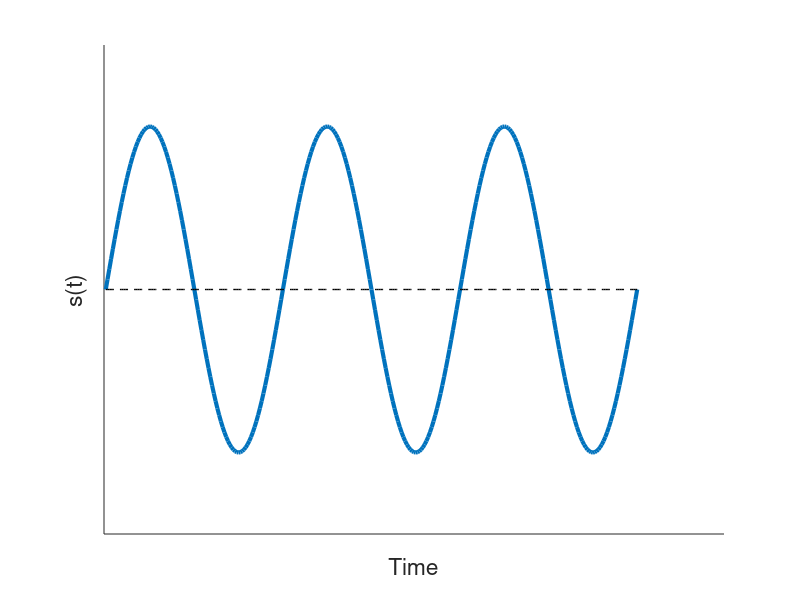
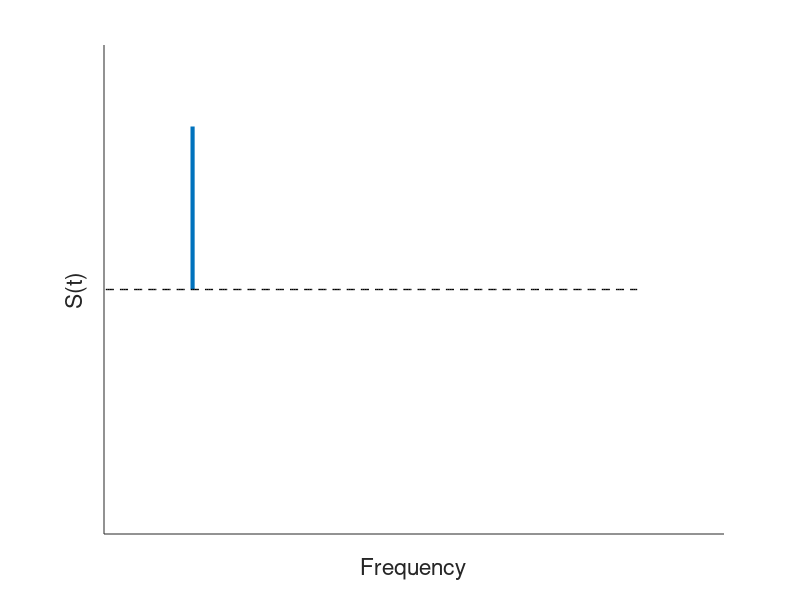
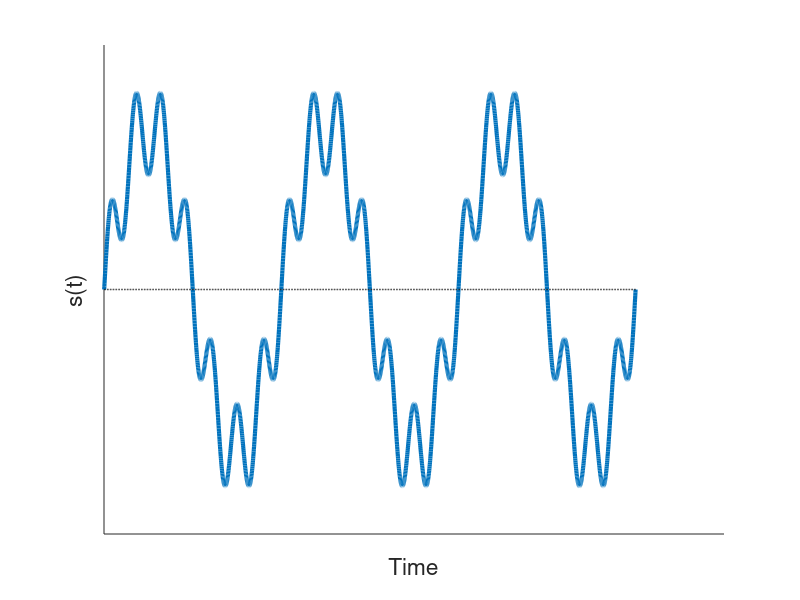
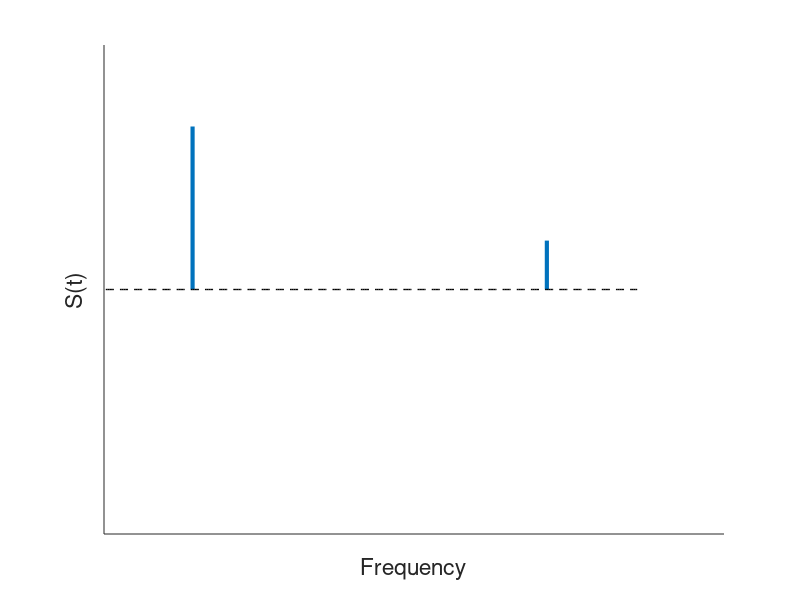

The MATLAB script that drew these images, in order:
tvec = 0:0.01:3
S=sin(2*pi*tvec);

figure
plot(S,'LineWidth',3)
hold on
plot(S*0,'--k','LineWidth',1)
ylim([-1.5 1.5])
box off
set(gca,'FontSize',15)
xlabel('Time')
set(gca,'XTick',[])
set(gca,'YTick',[])
ylabel('s(t)')
%%

tvec = 0:0.01:3
S=sin(2*pi*tvec);

figure
plot([50 50],[0 1],'LineWidth',3)
hold on
plot(S*0,'--k','LineWidth',1)
ylim([-1.5 1.5])
box off
set(gca,'FontSize',15)
xlabel('Frequency')
ylabel('S(t)')
set(gca,'XTick',[])
set(gca,'YTick',[])
%%
tvec = 0:0.001:3
S=sin(2*pi*tvec)+.3*sin(2*pi*7*tvec);

figure
plot(S,'LineWidth',3)
hold on
plot(S*0,'--k','LineWidth',1)
ylim([-1.5 1.5])
box off
set(gca,'FontSize',15)
xlabel('Time')
set(gca,'XTick',[])
set(gca,'YTick',[])
ylabel('s(t)')
%%

tvec = 0:0.01:3
S=sin(2*pi*tvec);

figure
plot([50 50],[0 1],'LineWidth',3)
hold on
plot([50 50]*5,[0 1]*.3,'LineWidth',3,'Color',[0, 0.4470, 0.7410])
plot(S*0,'--k','LineWidth',1)
ylim([-1.5 1.5])
box off
set(gca,'FontSize',15)
xlabel('Frequency')
ylabel('S(t)')
set(gca,'XTick',[])
set(gca,'YTick',[])

%%
image1 = zeros(50,250);
for i=1:250
    image1(:,i) = sin(2*pi*i/50);
end
figure
imagesc(image1)
colormap(bone)
axis off
box off

%%
image1 = zeros(50,250);
for i=1:250
    image1(:,i) = sin(2*pi*i/50)+.7*sin(2*pi*i/7);
end
figure
imagesc(image1)
colormap(bone)
axis off
box off


%%
image1 = meshgrid(250,250);
[xs ys] = meshgrid(1:250);

image1 = sin(2*pi*(xs+ys)/50);

figure
imagesc(image1)
colormap(bone)
axis off
box off
%%
tvec = 0:0.01:3
S=.1*sin(2*pi*tvec*randn(1,1)*500)+sin(2*pi*tvec/randn(1,1)*8)+randn(1,length(tvec))-0.5;

figure
plot(S,'LineWidth',3)
hold on
plot(S*0,'--k','LineWidth',1)
%ylim([-1.5 1.5])
box off
set(gca,'FontSize',15)
xlabel('Time')
set(gca,'XTick',[])
set(gca,'YTick',[])
ylabel('s(t)')

%% Guess until you hit

tvec = 0:0.01:3
count=1;
figure
for i=1:5
    S=sin(2*pi*tvec*2);
    T =sin(2*pi*tvec*i);

    subplot(5,4,count)
    plot(S,'LineWidth',3,'Color',[0, 0.4470, 0.7410])
    hold on
    plot(S*0,'--k','LineWidth',1)
    ylim([-1.5 1.5])
    box off
    set(gca,'FontSize',15)
    xlabel('Time')
    set(gca,'XTick',[])
    set(gca,'YTick',[])
    ylabel('s(t)')

    count=count+1;
    subplot(5,4,count)
    plot(T,'LineWidth',3,'Color',[0.8500, 0.3250, 0.0980])
    hold on
    plot(S*0,'--k','LineWidth',1)
    ylim([-1.5 1.5])
    box off
    set(gca,'FontSize',15)
    xlabel('Time')
    set(gca,'XTick',[])
    set(gca,'YTick',[])
    %  ylabel('s(t)')
    count=count+1;


    subplot(5,4,count)
    plot(S.*T,'LineWidth',3,'Color',[0.9290, 0.6940, 0.1250])
    hold on
    plot(S*0,'--k','LineWidth',1)
    ylim([-1.5 1.5])
    box off
    set(gca,'FontSize',15)
    xlabel('Time')
    set(gca,'XTick',[])
    set(gca,'YTick',[])
    %  ylabel('s(t)')
    count=count+1;

    subplot(5,4,count)
    plot(cumsum(S.*T),'LineWidth',3,'Color',[0.4940, 0.1840, 0.5560])
    hold on
    plot(S*0,'--k','LineWidth',1)
    %ylim([-1.5 1.5])
    box off
    set(gca,'FontSize',15)
    xlabel('Time')
    set(gca,'XTick',[])
    set(gca,'YTick',[])
    % ylabel('s(t)')
    count=count+1;
end

figure
plot(S,'LineWidth',3)
hold on
plot(S*0,'--k','LineWidth',1)
%ylim([-1.5 1.5])
box off
set(gca,'FontSize',15)
xlabel('Time')
set(gca,'XTick',[])
set(gca,'YTick',[])
ylabel('s(t)')
%% Guess until you hit

tvec = 0:0.01:3
count=1;
figure
for i=1:5
    S=.5*sin(2*pi*tvec*2)+.5*sin(2*pi*tvec*3);
    T =sin(2*pi*tvec*i);

    subplot(5,4,count)
    plot(S,'LineWidth',3,'Color',[0, 0.4470, 0.7410])
    hold on
    plot(S*0,'--k','LineWidth',1)
    ylim([-1.5 1.5])
    box off
    set(gca,'FontSize',15)
    xlabel('Time')
    set(gca,'XTick',[])
    set(gca,'YTick',[])
    ylabel('s(t)')

    count=count+1;
    subplot(5,4,count)
    plot(T,'LineWidth',3,'Color',[0.8500, 0.3250, 0.0980])
    hold on
    plot(S*0,'--k','LineWidth',1)
    ylim([-1.5 1.5])
    box off
    set(gca,'FontSize',15)
    xlabel('Time')
    set(gca,'XTick',[])
    set(gca,'YTick',[])
    %  ylabel('s(t)')
    count=count+1;


    subplot(5,4,count)
    plot(S.*T,'LineWidth',3,'Color',[0.9290, 0.6940, 0.1250])
    hold on
    plot(S*0,'--k','LineWidth',1)
    ylim([-1.5 1.5])
    box off
    set(gca,'FontSize',15)
    xlabel('Time')
    set(gca,'XTick',[])
    set(gca,'YTick',[])
    %  ylabel('s(t)')
    count=count+1;

    subplot(5,4,count)
    plot(cumsum(S.*T),'LineWidth',3,'Color',[0.4940, 0.1840, 0.5560])
    hold on
    plot(S*0,'--k','LineWidth',1)
    %ylim([-1.5 1.5])
    box off
    set(gca,'FontSize',15)
    xlabel('Time')
    set(gca,'XTick',[])
    set(gca,'YTick',[])
    % ylabel('s(t)')
    count=count+1;
end


figure
plot(S,'LineWidth',3)
hold on
plot(S*0,'--k','LineWidth',1)
%ylim([-1.5 1.5])
box off
set(gca,'FontSize',15)
xlabel('Time')
set(gca,'XTick',[])
set(gca,'YTick',[])
ylabel('s(t)')
%% Guess until you hit

tvec = 0:0.01:3
count=1;
figure
I = 10
for i=1:I
    S=.2*sin(2*pi*tvec*2)+.2*sin(2*pi*tvec*3)+.4*sin(2*pi*tvec*9)+.4*sin(2*pi*tvec*7);
    T =sin(2*pi*tvec*i);

    subplot(I,4,count)
    plot(S,'LineWidth',3,'Color',[0, 0.4470, 0.7410])
    hold on
    plot(S*0,'--k','LineWidth',1)
    ylim([-1.5 1.5])
    box off
    set(gca,'FontSize',15)
    xlabel('Time')
    set(gca,'XTick',[])
    set(gca,'YTick',[])
    ylabel('s(t)')

    count=count+1;
    subplot(I,4,count)
    plot(T,'LineWidth',3,'Color',[0.8500, 0.3250, 0.0980])
    hold on
    plot(S*0,'--k','LineWidth',1)
    ylim([-1.5 1.5])
    box off
    set(gca,'FontSize',15)
    xlabel('Time')
    set(gca,'XTick',[])
    set(gca,'YTick',[])
    %  ylabel('s(t)')
    count=count+1;


    subplot(I,4,count)
    plot(S.*T,'LineWidth',3,'Color',[0.9290, 0.6940, 0.1250])
    hold on
    plot(S*0,'--k','LineWidth',1)
    ylim([-1.5 1.5])
    box off
    set(gca,'FontSize',15)
    xlabel('Time')
    set(gca,'XTick',[])
    set(gca,'YTick',[])
    %  ylabel('s(t)')
    count=count+1;

    subplot(I,4,count)
    plot(cumsum(S.*T)/sum(S.*T),'LineWidth',3,'Color',[0.4940, 0.1840, 0.5560])
    hold on
    plot(S*0,'--k','LineWidth',1)
    %ylim([-1.5 1.5])
    box off
    set(gca,'FontSize',15)
    xlabel('Time')
    set(gca,'XTick',[])
    set(gca,'YTick',[])
    % ylabel('s(t)')
    count=count+1;
end


figure
plot(S,'LineWidth',3)
hold on
plot(S*0,'--k','LineWidth',1)
%ylim([-1.5 1.5])
box off
set(gca,'FontSize',15)
xlabel('Time')
set(gca,'XTick',[])
set(gca,'YTick',[])
ylabel('s(t)')

%%
tvec = 0:0.01:3;
S = sin(2*pi*tvec*2);
s = fftshift(fft(S));
figure
subplot(1,2,1)
plot(S,'LineWidth',3)
hold on
plot(S*0,'--k','LineWidth',1)
ylim([-1.5 1.5])
box off
set(gca,'FontSize',15)
xlabel('Time')
set(gca,'XTick',[])
set(gca,'YTick',[])
ylabel('s(t)')
pbaspect([2 1 1])
subplot(1,2,2)

%plot(abs(s),'LineWidth',3)
plot([50 50],[0 1],'LineWidth',3)
hold on
plot(S*0,'--k','LineWidth',1)
ylim([-1.5 1.5])
box off
set(gca,'FontSize',15)
xlabel('Frequency')
set(gca,'XTick',[])
set(gca,'YTick',[])
ylabel('S(f)')
pbaspect([2 1 1])


%%
tvec = 0:0.01:3;
for i=5
   
    switch i
        case 1
            S = exp(-tvec*2)
            s = fftshift(fft(S));
        case 2
            
            S = gaussmf(tvec,[.06 1.5])
            s = fftshift(fft(S));
        case 3
            
            S = [zeros(1,25) ones(1,25) zeros(1,25) ]
            
            s = fftshift(fft(S));
        case 4
            
            S = ifftshift(ifft([zeros(1,25) ones(1,25) zeros(1,25) ]))
            
            s = (fft(S));
        case 5
            
            S = ifftshift(ifft([zeros(1,25) ones(1,25) zeros(1,25) ]))
            S([1:20 55:75]) = 0
            
            s = (fft(S));
    end
    figure
    subplot(1,2,1)
    plot(abs(S),'LineWidth',3)
    hold on
    plot(S*0,'--k','LineWidth',1)
    %ylim([-1.5 1.5])
    box off
    set(gca,'FontSize',15)
    xlabel('Time')
    set(gca,'XTick',[])
    set(gca,'YTick',[])
    ylabel('s(t)')
    pbaspect([2 1 1])
    subplot(1,2,2)

    plot(abs(s),'LineWidth',3)
    %plot([50 50],[0 1],'LineWidth',3)
    hold on
    plot(S*0,'--k','LineWidth',1)
    %ylim([-1.5 1.5])
    box off
    set(gca,'FontSize',15)
    xlabel('Frequency')
    set(gca,'XTick',[])
    set(gca,'YTick',[])
    ylabel('S(f)')
    pbaspect([2 1 1])
end


%%
tvec = 0:0.01:3;
S = sin(2*pi*tvec*2);
s = fftshift(fft(S));
figure
subplot(1,2,1)
plot([50 50],[0 1],'LineWidth',3,'Color',[0, 0.4470, 0.7410])
hold on
plot([150 150],[0 1],'LineWidth',3,'Color',[0, 0.4470, 0.7410])
plot([250 250],[0 1],'LineWidth',3,'Color',[0, 0.4470, 0.7410])
plot(S*0,'--k','LineWidth',1)
ylim([-1.5 1.5])
box off
set(gca,'FontSize',15)
xlabel('Time')
set(gca,'XTick',[])
set(gca,'YTick',[])
ylabel('s(t)')
pbaspect([2 1 1])
subplot(1,2,2)

%plot(abs(s),'LineWidth',3)
%plot([10 10],[0 1],'LineWidth',3,'Color',[0, 0.4470, 0.7410])
hold on
for ii=10:15:300
plot([ii ii],[0 1],'LineWidth',3,'Color',[0, 0.4470, 0.7410])
end
plot(S*0,'--k','LineWidth',1)
ylim([-1.5 1.5])
box off
set(gca,'FontSize',15)
xlabel('Frequency')
set(gca,'XTick',[])
set(gca,'YTick',[])
ylabel('s(t)')
pbaspect([2 1 1])

%% bell

tvec = 0:0.001:3;
%S = sin(2*pi*tvec*8);
S = exp(-tvec*2);
S = sin(2*pi*tvec*8).*exp(-tvec*2);
s = fftshift(fft(S));
%s=s(1:end/2)
figure
subplot(1,2,1)
plot(S,'LineWidth',3,'Color',[0, 0.4470, 0.7410])
hold on
plot(S*0,'--k','LineWidth',1)
ylim([-1.5 1.5])
box off
set(gca,'FontSize',15)
xlabel('Time')
set(gca,'XTick',[])
set(gca,'YTick',[])
ylabel('s(t)')
pbaspect([2 1 1])
subplot(1,2,2)

plot(abs(s),'LineWidth',3)
hold on
plot(S*0,'--k','LineWidth',1)
%ylim([-1.5 1.5])
box off
set(gca,'FontSize',15)
xlabel('Frequency')
xlim([1400 1600])
set(gca,'XTick',[])
set(gca,'YTick',[])
ylabel('s(t)')
pbaspect([2 1 1])

%% convloution and discreteness

tvec = 0:0.001:3;
S = sin(2*pi*tvec*2);
S([1:1501 1750:end])=0;
s = fftshift(fft(S));
%s=s(1:end/2)
figure
subplot(2,2,1)
plot(S,'LineWidth',3,'Color',[0, 0.4470, 0.7410])
hold on
plot(S*0,'--k','LineWidth',1)
ylim([-1.5 1.5])
box off
set(gca,'FontSize',15)
xlabel('Time')
set(gca,'XTick',[])
set(gca,'YTick',[])
ylabel('s(t)')
xlim([1200 2000])
pbaspect([2 1 1])
subplot(2,2,2)

plot(abs(s),'LineWidth',3)
hold on
plot(S*0,'--k','LineWidth',1)
%ylim([-1.5 1.5])
box off
set(gca,'FontSize',15)
xlabel('Frequency')
%xlim([1400 1600])
set(gca,'XTick',[])
set(gca,'YTick',[])
ylabel('S(f)')
pbaspect([2 1 1])



tvec = 0:0.001:3;
S = sin(2*pi*tvec*2);
S([1:1501 1750:end])=0;
S2 = 0*S;
n=40
S2([1:n:end])=S([1:n:end]);
S=S2;
s = fftshift(fft(S));
%s=s(1:end/2)
subplot(2,2,3)
plot(S,'LineWidth',3,'Color',[0, 0.4470, 0.7410])
hold on
plot(S*0,'--k','LineWidth',1)
ylim([-1.5 1.5])
box off
set(gca,'FontSize',15)
xlabel('Time')
set(gca,'XTick',[])
set(gca,'YTick',[])
ylabel('s(t)')
pbaspect([2 1 1])
xlim([1200 2000])
subplot(2,2,4)

plot(abs(s),'LineWidth',3)
hold on
plot(S*0,'--k','LineWidth',1)
%ylim([-1.5 1.5])
box off
set(gca,'FontSize',15)
xlabel('Frequency')
%xlim([1400 1600])
set(gca,'XTick',[])
set(gca,'YTick',[])
ylabel('S(f)')
pbaspect([2 1 1])
